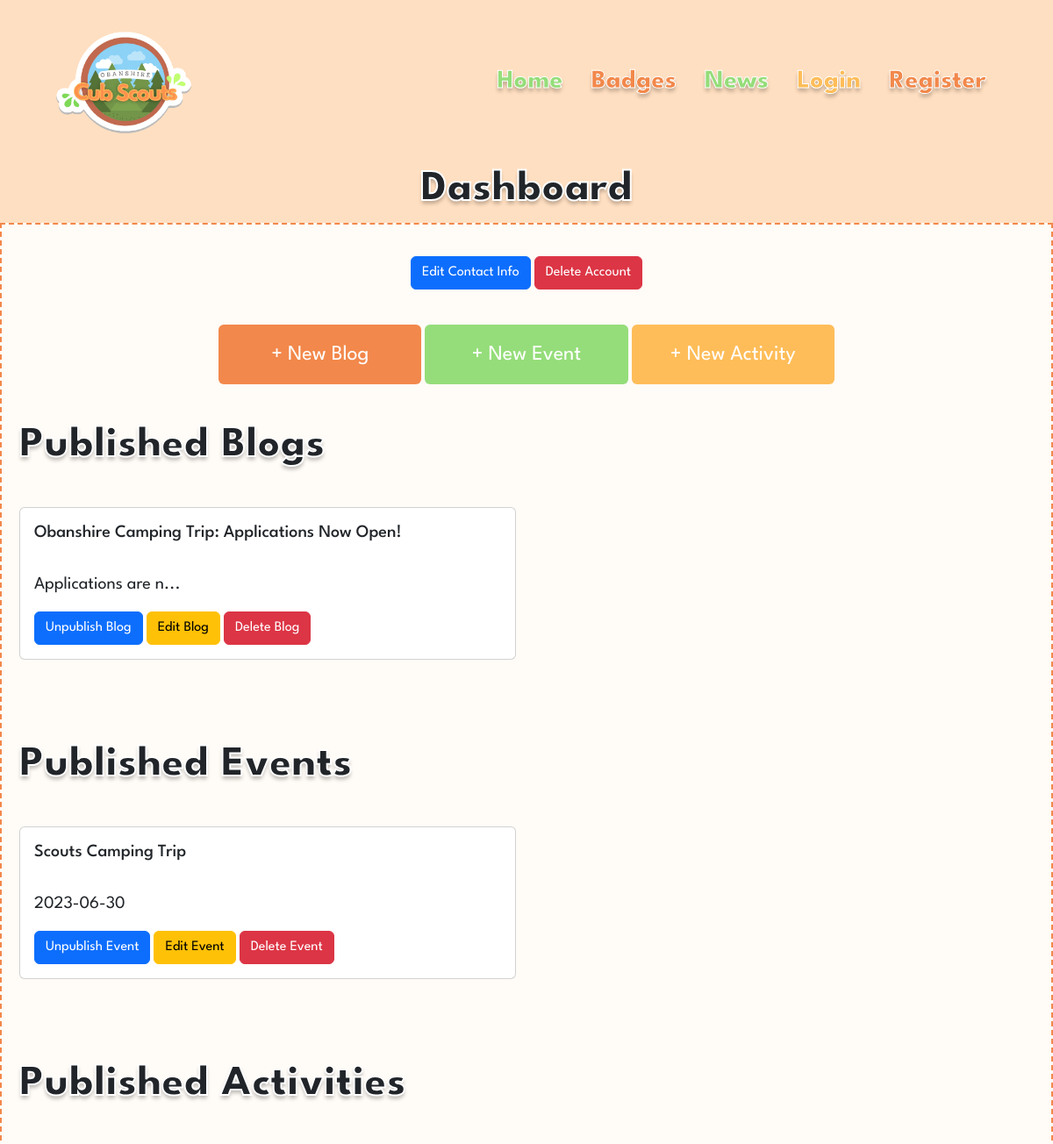
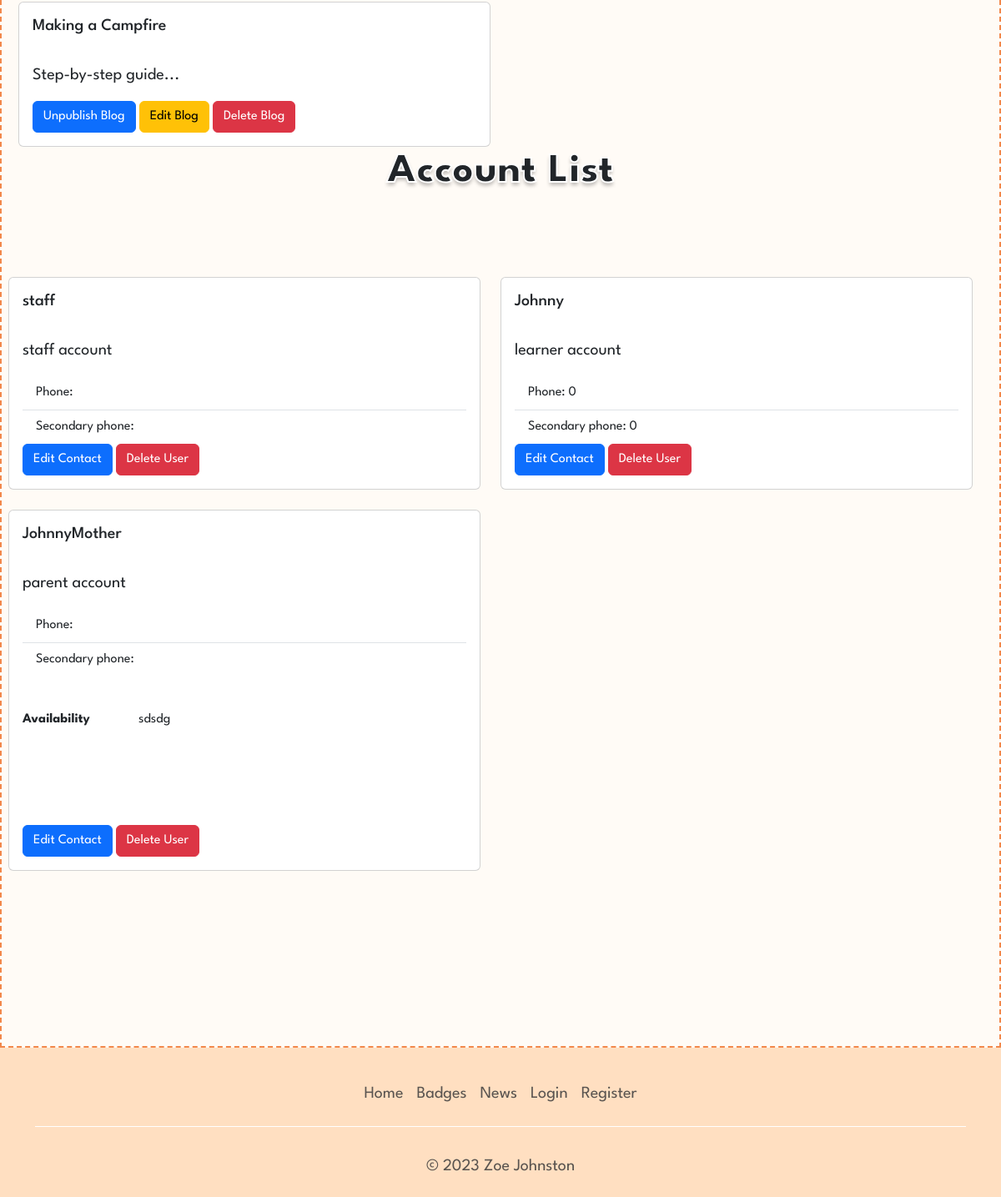
The app's page /account/dashboard/staff/index.php with its own data (2 pictures, top to bottom).
### tables this page shows
CREATE TABLE `blog` (
  `id` int(11) NOT NULL,
  `title` varchar(132) NOT NULL,
  `blog_content` varchar(644) NOT NULL,
  `created_on` datetime NOT NULL DEFAULT CURRENT_TIMESTAMP,
  `published` tinyint(4) NOT NULL DEFAULT '0'
);

CREATE TABLE `event` (
  `id` int(11) NOT NULL,
  `title` varchar(40) NOT NULL,
  `date` date NOT NULL,
  `location` varchar(30) NOT NULL,
  `requirements` varchar(200) NOT NULL,
  `published` tinyint(4) NOT NULL DEFAULT '0'
);

CREATE TABLE `activity` (
  `id` int(11) NOT NULL,
  `title` varchar(20) NOT NULL,
  `brief` varchar(20) NOT NULL,
  `equipment` varchar(200) NOT NULL,
  `instructions` varchar(300) NOT NULL,
  `published` tinyint(4) NOT NULL DEFAULT '0'
);

CREATE TABLE `users` (
  `id` int(11) NOT NULL,
  `username` varchar(32) NOT NULL,
  `password` varchar(264) NOT NULL,
  `type` varchar(11) NOT NULL,
  `phone1` int(20) DEFAULT NULL,
  `phone2` int(20) DEFAULT NULL
);

CREATE TABLE `availability` (
  `id` int(11) NOT NULL,
  `description` varchar(100) DEFAULT NULL,
  `fk_ava_user_id` int(11) NOT NULL
);

### account/dashboard/staff/index.php (the view, shortened to what this page needs)
<?php
  include '../../../account/auth/dbConfig.php';
  include '../../../components/header.php';
  include '../../../components/navbar.php';
  $name = $_SESSION['name'];
  $id = $_SESSION['id'];
  $blog = $conn->prepare(
    'SELECT id,
    title,
    SUBSTRING(blog_content, 1, 30),
    created_on
    FROM `blog`
    WHERE published = 1;');
    $blog->execute();
    $blog->store_result();
    $blog->bind_result($blogID, $blogTitle, $blogContent, $blogCreated);
    $event = $conn->prepare(
        'SELECT id,
        title,
        location,
        date
        FROM `event`
       WHERE published = 1;');
      $event->execute();
      $event->store_result();
      $event->bind_result($eventID, $eventTitle, $eventLocation, $eventDate);
    $act = $conn->prepare(
        'SELECT id,
        title,
        brief
        FROM `activity`
        WHERE published = 1;');
    $act->execute();
    $act->store_result();
    $act->bind_result($actID, $actTitle, $actBrief);
?>
<h1 class="text-center">Dashboard</h1>
<div class="bloglist-wrap">
  <div class="account-section">
    <div class="text-center">
      <a href="../editContact.php?id=<?php echo $id;?>" class="btn btn-primary">Edit Contact Info</a>
      <a href="../deleteSelf.php?id=<?php echo $id;?>" class="btn btn-danger">Delete Account</a>
    </div>
  </div>
    <div class="text-center my-3 py-4">
        <a href="config/blog/addBlog.php" class="btn btn-primary btn-orange py-3 fs-4">+ New Blog</a>
        <a href="config/event/addEvent.php" class="btn btn-primary btn-green py-3 fs-4">+ New Event</a>
        <a href="config/activity/addActivity.php" class="btn btn-primary btn-yellow py-3 fs-4">+ New Activity</a>
    </div>
  <?php if($blog->num_rows > 0): ?>
    <h2 class="m-0">Published Blogs</h2>
    <div class="row">
    <?php while ($blog->fetch()): ?>
    <div class="col-sm-6">
      <div class="card">
        <div class="card-body">
          <h5 class="card-title"><?= $blogTitle ?></h5>
          <p class="card-text"><?= $blogContent ?>...</p>
          <a href="config/blog/unpublishBlog.php?id=<?= $blogID ?>" class="btn btn-primary">Unpublish Blog</a>
          <a href="config/blog/editBlog.php?id=<?= $blogID ?>" class="btn btn-warning">Edit Blog</a>
          <a href="config/blog/deleteBlog.php?id=<?= $blogID ?>" class="btn btn-danger">Delete Blog</a>
        </div>
      </div>
    </div>
    <?php endwhile ?>
    </div>
  <?php endif ?>
  <?php if($event->num_rows > 0): ?>
    <h2 class="m-0">Published Events</h2>
    <div class="row">
    <?php while ($event->fetch()): ?>
    <div class="col-sm-6">
      <div class="card">
        <div class="card-body">
          <h5 class="card-title"><?= $eventTitle ?></h5>
          <p class="card-text"><?= $eventDate ?></p>
          <a href="config/event/unpublishEvent.php?id=<?= $eventID ?>" class="btn btn-primary">Unpublish Event</a>
          <a href="config/event/editEvent.php?id=<?= $eventID ?>" class="btn btn-warning">Edit Event</a>
          <a href="config/event/deleteEvent.php?id=<?= $eventID ?>" class="btn btn-danger">Delete Event</a>
        </div>
      </div>
    </div>
    <?php endwhile ?>
    </div>
  <?php endif ?>
  <?php if($act->num_rows > 0): ?>
    <h2 class="m-0">Published Activities</h2>
    <div class="row">
      <?php while ($act->fetch()): ?>
      <div class="col-sm-6">
      <div class="card">
        <div class="card-body">
          <h5 class="card-title"><?= $actTitle ?></h5>
          <p class="card-text"><?= $actBrief ?>...</p>
          <a href="config/activity/unpublishActivity.php?id=<?= $actID ?>" class="btn btn-primary">Unpublish Blog</a>
          <a href="config/activity/editActivity.php?id=<?= $actID ?>" class="btn btn-warning">Edit Blog</a>
          <a href="config/activity/deleteActivity.php?id=<?= $actID ?>" class="btn btn-danger">Delete Blog</a>
        </div>
      </div>
    </div>
    <?php endwhile ?>
  <?php endif ?>
  <?php include '../../../components/accountList.php'; ?>
  </div>
</div>
<?php include '../../../components/footer.php'; ?>

### components/header.php (shortened to what this page needs)
<!doctype html>
<html lang="en">
<head>
    <link href="https://cdn.jsdelivr.net/npm/bootstrap@5.3.0-alpha3/dist/css/bootstrap.min.css" rel="stylesheet">
    <link rel="stylesheet" href="<?= ROOT_DIR ?>assets/css/main.css">
    <link rel="stylesheet" href="<?= ROOT_DIR ?>assets/css/blog.css">
    <link rel="stylesheet" href="<?= ROOT_DIR ?>assets/css/footer.css">
    </head>
<body>

### components/navbar.php (shortened to what this page needs)
<nav class="navbar sticky-top navbar-expand-lg bg-transparent mx-5">
  <div class="container-fluid">
    <a class="navbar-brand" href="<?= ROOT_DIR ?>">
        <img src="<?= ROOT_DIR ?>assets/img/obanLogo.png" alt="Obanshire Cub Scouts" width="160" height="160">
    </a>
    <div class="collapse navbar-collapse justify-content-end " id="navbarTogglerDemo02">
      <ul class="navbar-nav mb-2 mb-lg-0">
      <li class="nav-item px-2">
          <a class="nav-link link-green" href="<?= ROOT_DIR ?>">Home</a>
        </li>
        <li class="nav-item px-2">
          <a class="nav-link link-orange" href="<?= ROOT_DIR ?>pages/badges">Badges</a>
        </li>
        <li class="nav-item px-2">
          <a class="nav-link link-green" href="<?= ROOT_DIR ?>pages/news">News</a>
        </li>
        <?php if (isset($_SESSION['loggedin']) == FALSE): ?>
        <li class="nav-item px-2">
          <a class="nav-link link-yellow" href="<?= ROOT_DIR ?>pages/login">Login</a>
        </li>
        <li class="nav-item px-2">
          <a class="nav-link link-orange" href="<?= ROOT_DIR ?>pages/register">Register</a>
        </li>
        <?php endif ?>
      </ul>
    </div>
  </div>
</nav>

### components/accountList.php
<?php
    $stmt = $conn->prepare(
      'SELECT u.id,
      u.username,
      u.type,
      u.phone1,
      u.phone2,
      ava.description
      FROM obanshire.users u
      LEFT JOIN availability ava ON u.id = ava.fk_ava_user_id');
      $stmt->execute();
      $stmt->store_result();
      $stmt->bind_result($userID, $name, $type, $phone1, $phone2, $help);
?>
<h1 class="text-center">Account List</h1>
<div class="row row-cols-1 row-cols-md-2 g-4">
  <?php while ($stmt->fetch()): ?>
    <div class="col">
      <div class="card">
        <div class="card-body">
          <h5 class="card-title"><?= $name ?></h5>
          <p class="card-text"><?= $type ?> account</p>
          <ul class="list-group list-group-flush">
            <li class="list-group-item">Phone: <?= $phone1 ?></li>
            <li class="list-group-item">Secondary phone: <?= $phone2 ?></li>
          </ul>
          <?php if ($type === "parent"): ?>
            <dl class="row">
              <dt class="col-sm-3">Availability</dt>
              <dd class="col-sm-9"><?= $help ?></dd>
            </dl>
          <?php endif ?>
          <div class="btn-wrap">
            <a href="../editContact.php?id=<?= $userID ?>" class="btn btn-primary">Edit Contact</a>
            <a href="../deleteUser.php?id=<?= $userID ?>" class="btn btn-danger">Delete User</a>
          </div>
        </div>
      </div>
    </div>
  <?php endwhile ?>
</div>

### components/footer.php (shortened to what this page needs)
<div class="container">
  <footer class="py-3 my-3">
    <ul class="nav justify-content-center border-bottom border-white pb-3 mb-3">
      <li class="nav-item foot-item">
        <a href="<?= ROOT_DIR ?>" class="nav-link px-2 text-body-secondary">Home</a>
      </li>
      <li class="nav-item foot-item">
          <a class="nav-link px-2 text-body-secondary" href="<?= ROOT_DIR ?>pages/badges">Badges</a>
      </li>
      <li class="nav-item foot-item">
          <a class="nav-link px-2 text-body-secondary" href="<?= ROOT_DIR ?>pages/news">News</a>
      </li>
      <?php if (isset($_SESSION['loggedin']) == FALSE): ?>
        <li class="nav-item foot-item">
          <a class="nav-link px-2 text-body-secondary" href="<?= ROOT_DIR ?>pages/login">Login</a>
        </li>
        <li class="nav-item foot-item">
          <a class="nav-link px-2 text-body-secondary" href="<?= ROOT_DIR ?>pages/register">Register</a>
        </li>
      <?php endif ?>
    </ul>
    <p class="text-center text-body-secondary">© 2023 Zoe Johnston</p>
  </footer>
</div>

### assets/css/main.css (style rules this page uses)
body { font-family: 'League Spartan', sans-serif !important; background-color: #FFDFC1; }
.nav-link { font-size: 30px; font-weight: 800; -webkit-text-stroke: 1px white; text-shadow: 0px 4px 4px rgba(0, 0, 0, 0.25); }
.link-orange { color: #F2884B; }
.link-green { color: #95DD7A; }
.link-yellow { color: #FFBD59; }
.bloglist-wrap { background-color: #FFFBF6; max-width: 1200px; margin: auto; padding: 20px; border: 2px solid #F2884B; border-style: dashed; }
.bloglist-wrap > h2 { font-size: 50px; font-weight: 800; -webkit-text-stroke: 2px white; text-shadow: 0px 4px 4px rgba(0, 0, 0, 0.25); }
h1 { font-size: 50px; font-weight: 800; -webkit-text-stroke: 2px white; text-shadow: 0px 4px 4px rgba(0, 0, 0, 0.25); }
.row { padding: 40px 0 90px; }
.account-section { margin: 1rem; }
.btn-orange { border: none; background-color: #F2884B; width: 20%; }
.btn-green { border: none; background-color: #95DD7A; width: 20%; }
.btn-yellow { border: none; background-color: #FFBD59; width: 20%; }

### assets/css/blog.css (style rules this page uses)
h2 { margin-top: -55px; font-weight: 700; font-size: 50px; -webkit-text-stroke: 1px white; }
p { font-size: 20px; font-weight: 400; margin-top: 2rem; }
.bloglist-wrap { padding-bottom: 30px; }

### assets/css/footer.css (style rules this page uses)
.foot-item > a { font-size: 20px; font-weight: normal; text-shadow: none; -webkit-text-stroke: unset; }

### records on screen
blog: title "Obanshire Camping Trip: Applications Now Open!", blogContent "Applications are n"
event: title "Scouts Camping Trip", date "2023-06-30"
activity: title "Making a Campfire", brief "Step-by-step guide"
users: username "staff", type "staff"
users: username "Johnny", type "learner", phone1 "0", phone2 "0"
availability: fk_ava_user.username "JohnnyMother", fk_ava_user.type "parent", description "sdsdg"
